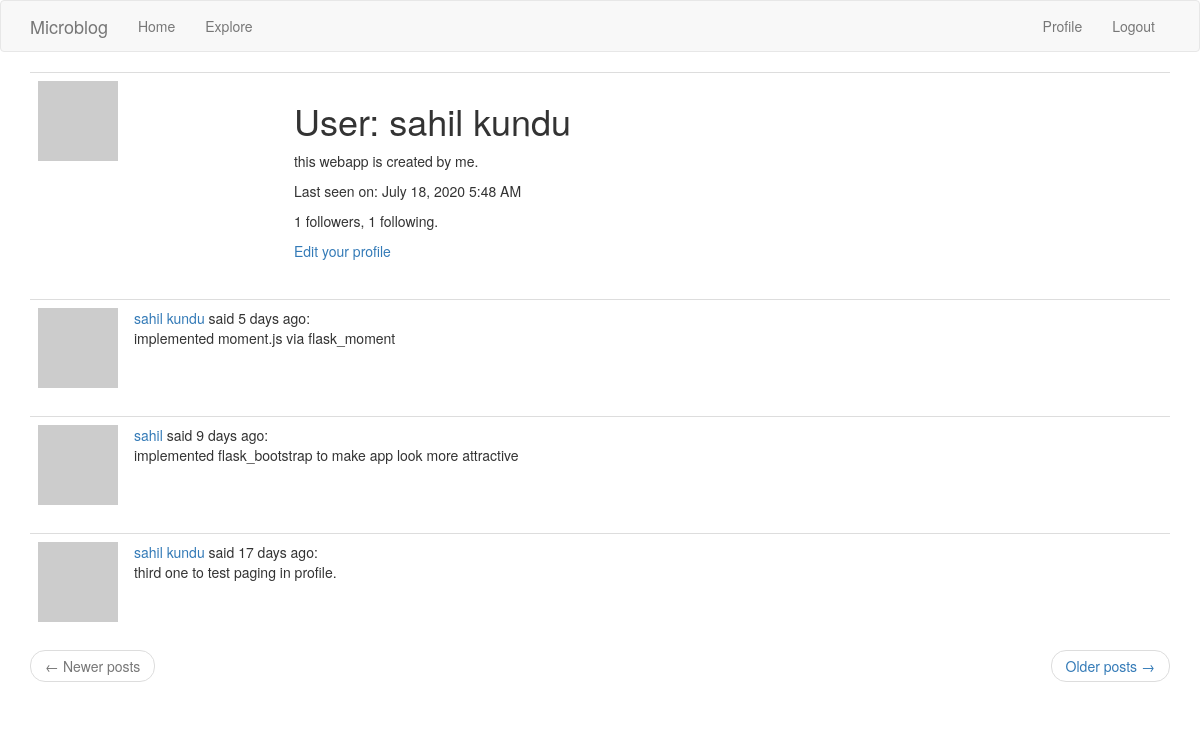
Screenshot of /user/sahil kundu (signed in) with the database file from the repository.
### app/models.py (models this page shows, shortened)
class User(UserMixin,db.Model):
    id = db.Column(db.Integer , primary_key=True)
    username = db.Column(db.String(64) , index=True , unique=True)
    email = db.Column(db.String(120),index=True,unique=True)
    password_hash = db.Column(db.String(128))
    posts = db.relationship('Post',backref = 'author' , lazy = 'dynamic')
    about_me = db.Column(db.String(140))
    last_seen = db.Column(db.DateTime, default=datetime.utcnow)
    def avatar(self,size):
        digest = md5(self.email.lower().encode('utf-8')).hexdigest()
        return 'https://www.gravatar.com/avatar/{}?d=identicon&s={}'.format(
            digest, size)
    followed = db.relationship(
        'User' , secondary = followers,
        primaryjoin=(followers.c.follower_id == id),
        secondaryjoin=(followers.c.followed_id == id),
        backref=db.backref('followers', lazy='dynamic'), lazy='dynamic')

class Post(db.Model):
    id = db.Column(db.Integer , primary_key=True)
    body = db.Column(db.String(140))
    timestamp = db.Column(db.DateTime , index = True , default = datetime.utcnow)
    user_id = db.Column(db.Integer , db.ForeignKey('user.id'))

### app/routes.py (the view)
@app.route('/user/<username>')
@login_required
def user(username):
	form = EmptyForm()
	user = User.query.filter_by(username=username).first_or_404()
	page = request.args.get('page', 1, type=int)
	posts = Post.query.order_by(Post.timestamp.desc()).paginate(page,app.config['POSTS_PER_PAGE'],False)
	next_url = url_for('user',username = user.username,page = posts.next_num)\
	if posts.has_next else None
	prev_url = url_for('user',username = user.username,page = posts.prev_num)\
	if posts.has_prev else None
	return render_template('user.html', user=user, post= posts.items,form = form,
	next_url=next_url, prev_url=prev_url)

### app/models.py (called while the page is built)
@login.user_loader
def load_user(id):
    return User.query.get(int(id))

### app/routes.py (called while the page is built)
@app.before_request
def before_request():
	if current_user.is_authenticated:
		current_user.last_seen = datetime.utcnow()
		db.session.commit()

### app/templates/user.html (shortened to what this page needs)
{% extends "base.html" %}
{% block app_content %}
    <table class="table table-hover">
        <tr>
            <td width="256px"><img src="{{ user.avatar(256) }}"></td>
            <td>
                <h1>User: {{ user.username }}</h1>
                {% if user.about_me %}<p>{{ user.about_me }}</p>{% endif %}
                {% if user.last_seen %}
                <p>Last seen on: {{ moment(user.last_seen).format('LLL') }}</p>
                {% endif %}
                <p>{{ user.followers.count() }} followers, {{ user.followed.count() }} following.</p>
                {% if user == current_user %}
                <p><a href="{{ url_for('edit_profile') }}">Edit your profile</a></p>
                {% endif %}
            </td>
        </tr>
    </table>
    {% for p in post %}
        {% include '_post.html' %}
    {% endfor %}
    <nav aria-label="...">
        <ul class="pager">
            <li class="previous{% if not prev_url %} disabled{% endif %}">
                <a href="{{ prev_url or '#' }}">
                    <span aria-hidden="true">&larr;</span> Newer posts
                </a>
            </li>
            <li class="next{% if not next_url %} disabled{% endif %}">
                <a href="{{ next_url or '#' }}">
                    Older posts <span aria-hidden="true">&rarr;</span>
                </a>
            </li>
        </ul>
    </nav>
{% endblock %}

### app/templates/base.html (shortened to what this page needs)
{% extends 'bootstrap/base.html' %}
{% block navbar %}
    <nav class="navbar navbar-default">
        <div class="container">
            <div class="navbar-header">
                <a class="navbar-brand" href="{{ url_for('index') }}">Microblog</a>
            </div>
            <div class="collapse navbar-collapse" id="bs-example-navbar-collapse-1">
                <ul class="nav navbar-nav">
                    <li><a href="{{ url_for('index') }}">Home</a></li>
                    <li><a href="{{ url_for('explore') }}">Explore</a></li>
                </ul>
                <ul class="nav navbar-nav navbar-right">
                    {% if current_user.is_anonymous %}
                    <li><a href="{{ url_for('login') }}">Login</a></li>
                    {% else %}
                    <li><a href="{{ url_for('user', username=current_user.username) }}">Profile</a></li>
                    <li><a href="{{ url_for('logout') }}">Logout</a></li>
                    {% endif %}
                </ul>
            </div>
        </div>
    </nav>
{% endblock %}
{% block content %}
    <div class="container">
        {% block app_content %}{% endblock %}
    </div>
{% endblock %}

### app/templates/_post.html
<table class="table table-hover">
    <tr>
        <td width="70px">
            <a href="{{ url_for('user', username=p.author.username) }}">
                <img src="{{ p.author.avatar(70) }}" />
            </a>
        </td>
        <td>
            <a href="{{ url_for('user', username=p.author.username) }}">
                {{ p.author.username }}
            </a>
            said {{ moment(p.timestamp).fromNow() }}:
            <br>
            {{ p.body }}
        </td>
    </tr>
</table>

### rows the page displays
User: username "sahil kundu", about_me "this webapp is created by me.", last_seen "July 18, 2020 5:48 AM"
Post: author.username "sahil kundu", timestamp "5 days ago", body "implemented moment.js via flask_moment"
Post: author.username "sahil", timestamp "9 days ago", body "implemented flask_bootstrap to make app look more attractive"
Post: author.username "sahil kundu", timestamp "17 days ago", body "third one to test paging in profile."

### other values shown
{{ user.followers.count() }} "1"
{{ user.followed.count() }} "1"
